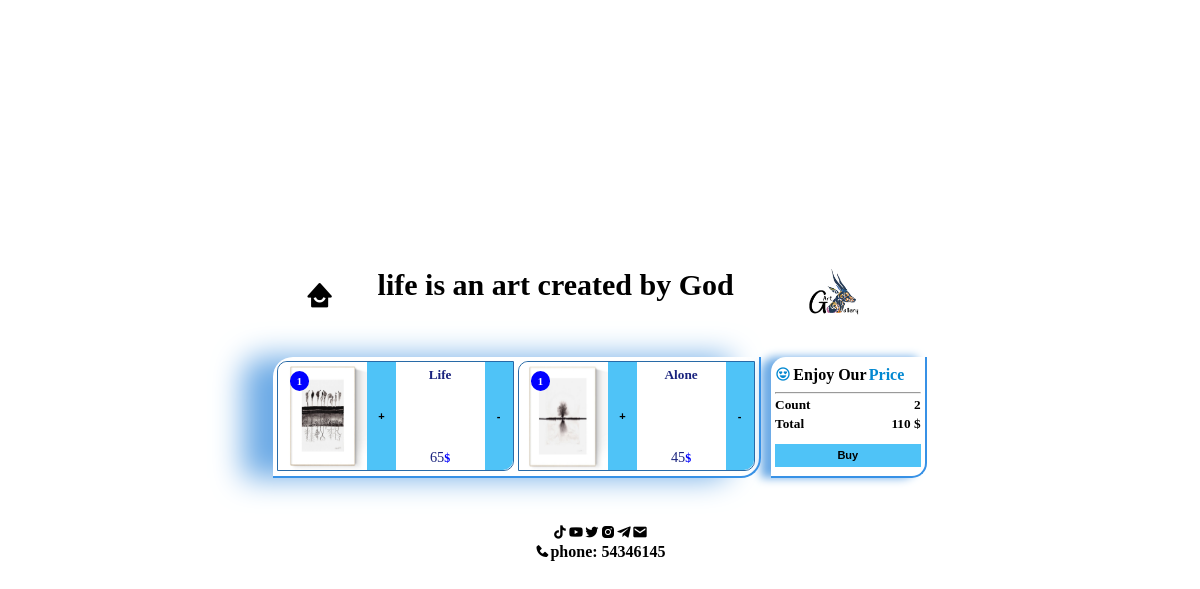
The app's page /card/ (signed in) with its own data.
### shoes/models.py (models this page shows, shortened)
class OrderItem(models.Model):
    order = models.ForeignKey(
        Order, on_delete=models.CASCADE, verbose_name="Order")
    product = models.ForeignKey(
        Product, on_delete=models.CASCADE, verbose_name="Product")
    product_price = models.PositiveBigIntegerField(verbose_name="Product's Price ")
    product_count = models.IntegerField(verbose_name="Product's Number ")

class Product(models.Model):
    name = models.CharField(max_length=99, verbose_name="Product's Name ")
    image = models.ImageField(verbose_name=" Product's image", null=True, blank=True)
    stock = models.PositiveIntegerField( default=0)
    price = models.PositiveBigIntegerField()

### shoes/views.py (the view, shortened to what this page needs)
# urls.py: path('card/', views.CardView.as_view(), name="card"),
class CardView(View):
    def get(self, request):
        if request.user.is_authenticated:
            basket = Order.get_basket(request.user)
            if basket:
                order_items = basket.orderitem_set.all()
                return render(request, "card.html", {"basket": basket, "items": order_items, "count": len(basket.orderitem_set.all()), "price": "{:,}".format(basket.full_price)})
            else:
                return render(request, "card.html", {"basket": None, "items": None, "count": 0, "price": 0})
        else:
            return render(request, "card.html", {"basket": None, "items": None, "count": 0, "price":0})

### shoes/models.py (called while the page is built)
    @classmethod
    def get_basket(cls, user):
        basket = cls.objects.filter(user=user.id, status="1")
        if basket.exists():
            return basket.get()
        return None

### templates/card.html (shortened to what this page needs)
<!DOCTYPE html>
<html lang="en">
<head>
    <link rel="stylesheet" href="/static/assets/css/style.css">
</head>
<body class="cardPage">
    <div class="container">
        <header>
            <div class="header">
                <div class="logo">
                    <img src="/static/img/28.png" alt="logo">
                </div>
                <h1>life is an art created by God</h1>
                <div class="basket">
                    <a href="/">
                        <i class='bx bxs-home-smile' ></i>
                    </a>
                </div>
            </div>
        </header>
        <main>
            <div class="check">
                <div class="title">
                    <h4 class="_title">Price</h4>
                    <h4>Enjoy Our</h4>
                    <div class="happy_icon">
                        <i class='bx bx-happy-heart-eyes bx-burst' ></i>
                    </div>
                </div>
                <hr>
                <div class="count">
                    <div class="amount"> <h5>{{ items|length }}</h5></div>
                    <div class="subj"> <h5>Count</h5></div>
                </div>
                <div class="count">
                    <div class="amount"> <h5>$ {{price}} </h5></div>
                    <div class="subj"> <h5>Total</h5></div>
                </div>
                <form action="/" method="POST">
                    <button type="submit">
                        <h5>Buy</h5>
                    </button>
                </form>
            </div>
            <div class="my-products">
                {% for item in items %}
                    <div class="product2">
                        <a href="#" class="img">
                            <img src="{{item.product.image.url}}" alt="">
                        </a>
                        <form  method="POST" action="">
                            <button class="add increase" name="type" value="add" class="increase"><h5>+</h5></button>
                        </form>
                        <a href="#" class="info">
                            <div class="name"><h5>{{item.product.name}}</h5></div>
                            <div class="price"><h5><h5 class="dollar">$</h5>{{item.product.price}}</h5></div>
                        </a>
                        <form method="POST" action="">
                            <button class="add decrease" name="type" value="remove" class="decrease"><h5>-</h5></button>
                        </form>
                        <div class="discount"><h6>{{item.product_count}}</h6></div>
                    </div>
                {% endfor %}
            </div>
        </main>
        <footer>
            <div class="connection">
                <a href="#">
                    <div class="email"><i class='bx bxs-envelope'></i></div>
                <div class="telegram"><i class='bx bxl-telegram' ></i></div>
                <div class="instagram"><i class='bx bxl-instagram-alt' ></i></div>
                <div class="twitter"><i class='bx bxl-twitter'></i></div>
                <div class="youtube"><i class='bx bxl-youtube' ></i></div>
                <div class="tiktok"><i class='bx bxl-tiktok' ></i></div>
            </a>
            <a href="#">
                <div class="num">
                    <i class='bx bxs-phone bx-tada' ></i>
                    <h4>phone: 54346145</h4>
                </div>
            </a>
            </div>
        </footer>
    </div>
    <link href='https://unpkg.com/boxicons@2.1.4/css/boxicons.min.css' rel='stylesheet'>
</body>
</html>

### records on screen
OrderItem: product.image (picture), product.name "Alone", product.price "45", product_count "1"
OrderItem: product.image (picture), product.name "Life", product.price "65", product_count "1"

### other values on screen
{{ items|length }} "2"
{{ price }} "110"
